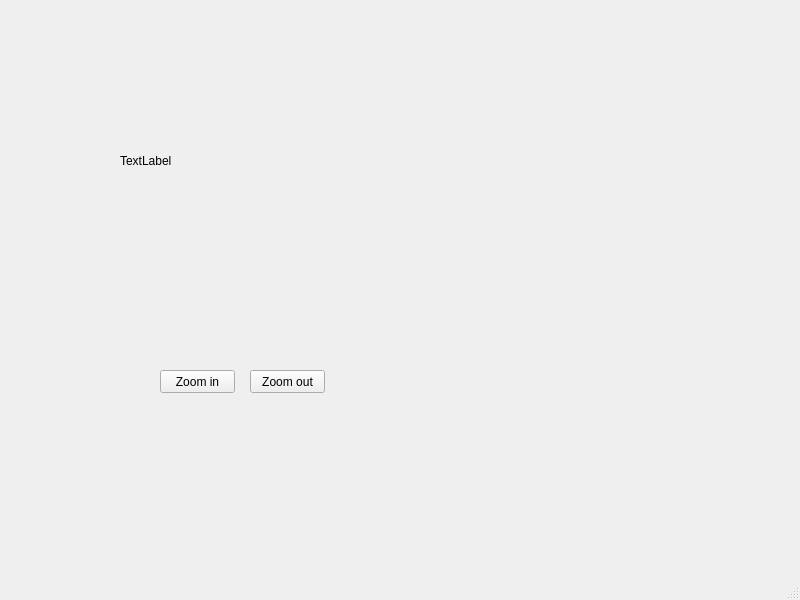
<?xml version="1.0" encoding="UTF-8"?>
<ui version="4.0">
 <class>MainWindow</class>
 <widget class="QMainWindow" name="MainWindow">
  <property name="geometry">
   <rect>
    <x>0</x>
    <y>0</y>
    <width>800</width>
    <height>600</height>
   </rect>
  </property>
  <property name="windowTitle">
   <string>MainWindow</string>
  </property>
  <widget class="QWidget" name="centralwidget">
   <widget class="QLabel" name="label">
    <property name="geometry">
     <rect>
      <x>120</x>
      <y>80</y>
      <width>441</width>
      <height>161</height>
     </rect>
    </property>
    <property name="text">
     <string>TextLabel</string>
    </property>
   </widget>
   <widget class="QPushButton" name="btn_zoom_in">
    <property name="geometry">
     <rect>
      <x>160</x>
      <y>370</y>
      <width>75</width>
      <height>23</height>
     </rect>
    </property>
    <property name="text">
     <string>Zoom in</string>
    </property>
   </widget>
   <widget class="QPushButton" name="btn_zoom_in_2">
    <property name="geometry">
     <rect>
      <x>250</x>
      <y>370</y>
      <width>75</width>
      <height>23</height>
     </rect>
    </property>
    <property name="text">
     <string>Zoom out</string>
    </property>
   </widget>
  </widget>
  <widget class="QMenuBar" name="menubar">
   <property name="geometry">
    <rect>
     <x>0</x>
     <y>0</y>
     <width>800</width>
     <height>21</height>
    </rect>
   </property>
  </widget>
  <widget class="QStatusBar" name="statusbar"/>
 </widget>
 <resources/>
 <connections/>
</ui>
